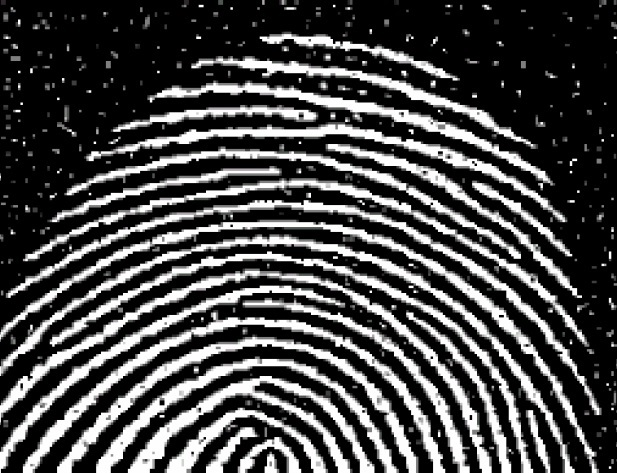
#> input picture Morfologicas/img_morfo/dactilar.jpg, 617 x 473 px, found by its file name
$ python cierre.py
#> lines starting #> are read from the running program, lines starting #| are printed output that depends on the picture
import cv2
import numpy as np
import matplotlib.pyplot as plt

# Cargar la imagen en escala de grises
image = cv2.imread("dactilar.jpg", cv2.IMREAD_GRAYSCALE)
#> image: shape (473, 617); min 0, max 255, mean 72.9

# Crear un kernel para la operación de cierre
kernel = np.ones((5, 5), np.uint8)  # Kernel de 5x5 de unos

# Aplicar operación de cierre
closed_image = cv2.morphologyEx(image, cv2.MORPH_CLOSE, kernel)
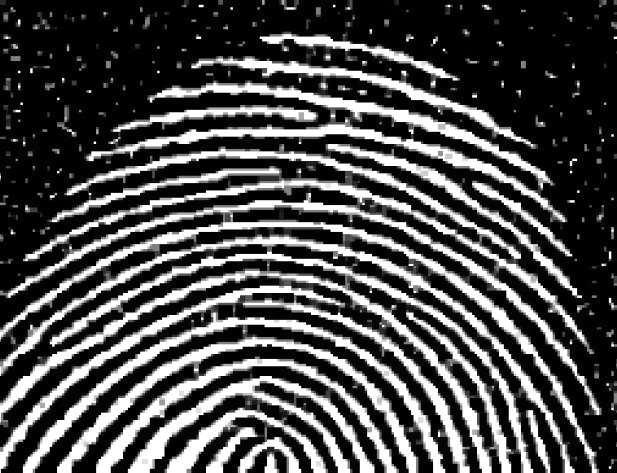
#> closed_image: shape (473, 617); min 0, max 255, mean 76

# Mostrar la imagen original y la imagen con cierre
plt.figure(figsize=(10, 5))
plt.subplot(1, 2, 1)
plt.title("Imagen Original")
plt.imshow(image, cmap="gray")
plt.axis("off")

plt.subplot(1, 2, 2)
plt.title("Imagen con Cierre")
plt.imshow(closed_image, cmap="gray")
plt.axis("off")

plt.show()
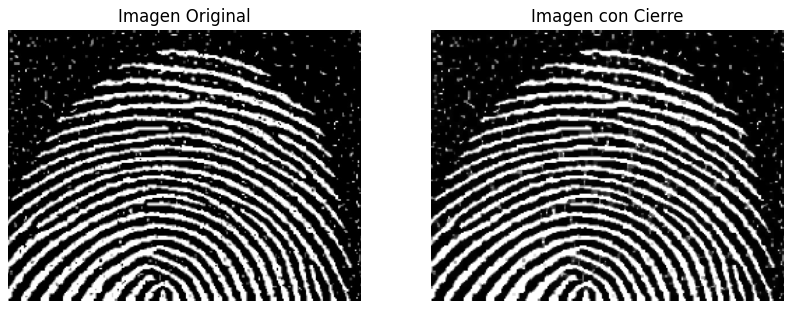
#> figure drawn by matplotlib, 2 panels

$ run again, with Morfologicas/img_morfo/circuit.jpg copied over Morfologicas/img_morfo/dactilar.jpg
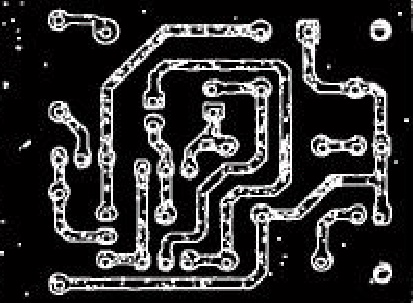
#> input picture Morfologicas/img_morfo/circuit.jpg, 413 x 303 px, found by its file name
#> `closed_image = cv2.morphologyEx(image, cv2.MORPH_CLOSE, kernel)`:
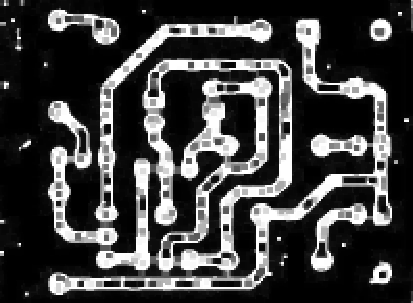
#> closed_image: shape (303, 413); min 0, max 255, mean 64.8
#> `plt.show()`:
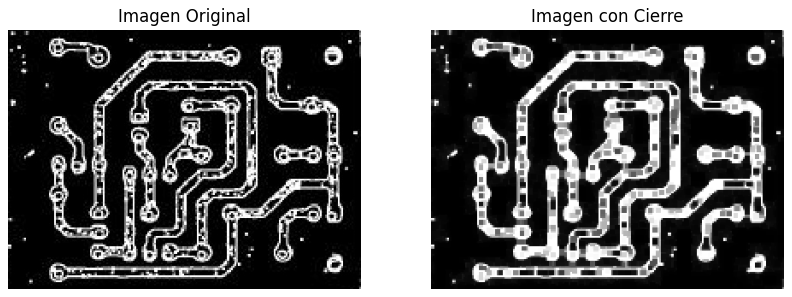
#> figure drawn by matplotlib, 2 panels

$ run again, with Morfologicas/img_morfo/hombre.jpg copied over Morfologicas/img_morfo/dactilar.jpg
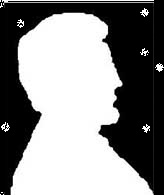
#> input picture Morfologicas/img_morfo/hombre.jpg, 164 x 195 px, found by its file name
#> image is the input picture: shape (195, 164); min 0, max 255, mean 137.1
#> `plt.show()`:
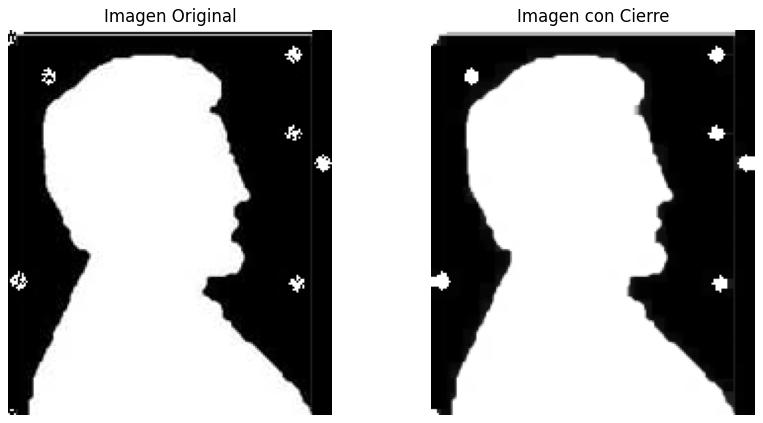
#> figure drawn by matplotlib, 2 panels

$ run again, with Morfologicas/img_morfo/letras.jpg copied over Morfologicas/img_morfo/dactilar.jpg
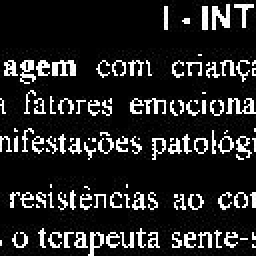
#> input picture Morfologicas/img_morfo/letras.jpg, 128 x 128 px, found by its file name (shown 2 times larger)
#> image is the input picture: shape (128, 128); min 0, max 255, mean 36
#> `closed_image = cv2.morphologyEx(image, cv2.MORPH_CLOSE, kernel)`:
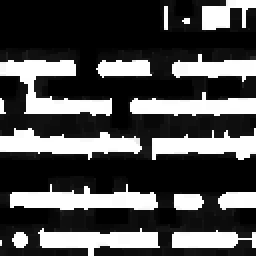
#> closed_image: shape (128, 128) (shown 2 times larger); min 0, max 255, mean 77.3
#> `plt.show()`:
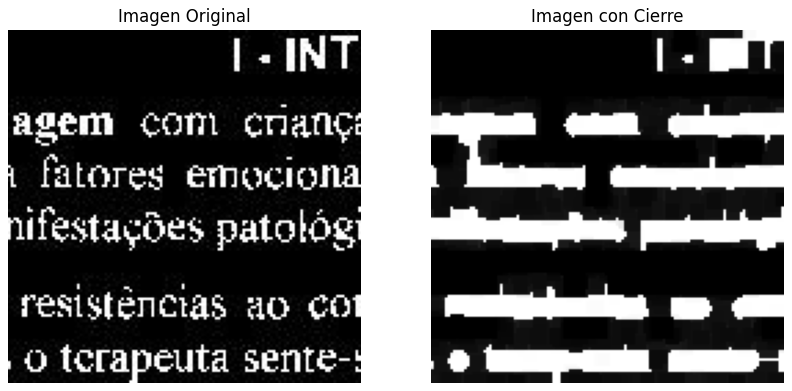
#> figure drawn by matplotlib, 2 panels
